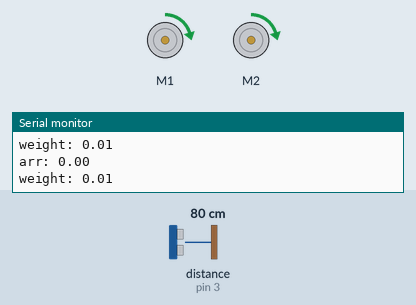
A sketch run on a simulated Arduino Uno, built with avr-gcc and run on an emulated ATmega328P. Parts: 2 × DC motor (green arrow = forward, orange = backward, longer = faster), the last lines printed to the serial monitor. Inputs (shaded band) come from the test bench; at power-on: distance to the obstacle (sensor on pin 3) 80 cm. Random numbers use the default seed unless the sketch sets one.

Above: at 4.8 s.
4.9 s: distance to the obstacle (sensor on pin 3) set to 74 cm
At 7.7 s:
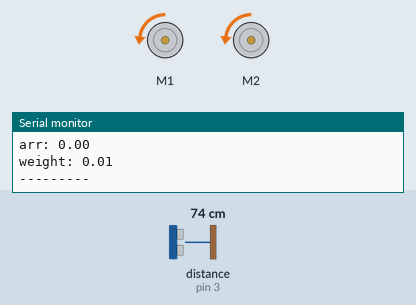
7.9 s: distance to the obstacle (sensor on pin 3) set to 250 cm
Timing chart, 0 to 23.1 s (numbered marks = the images above; inputs shaded):
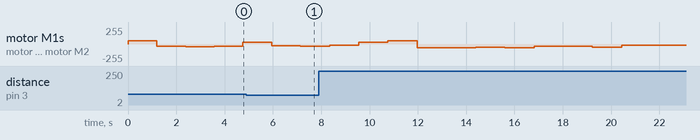

The sketch:

LearnWalk.ino
```cpp
#include <Arduino.h>
#include <Wire.h>
#include <SoftwareSerial.h>

#include <MeOrion.h>

MeBluetooth bluetooth(PORT_5);

double angle_rad = PI/180.0;
double angle_deg = 180.0/PI;
double ultrasonic_d;
double m1_speed;
double m2_speed;
double distance;
double speed;
MeUltrasonicSensor ultrasonic_3(3);
MeDCMotor motor_9(9);
MeDCMotor motor_10(10);

float learn_rate = 0.0001;

// Set some random weights
float weights[] = {0.01, 0.01};

int ARR_SIZE = 2;
int SPEED_LIMIT = 60;

float min_speed = -SPEED_LIMIT;


float Pred_Reward(float arr_x[]) {
  float total = 0.0;
  Serial.println();
  for(int i = 0; i < ARR_SIZE; i++) {
    total = total + (arr_x[i] * weights[i]);
    Serial.print("arr: ");
    Serial.print(arr_x[i]);
    Serial.println();
    Serial.print("weight: ");
    Serial.print(weights[i]);
    Serial.println();
  }
  Serial.println("---------");
  return total;
}

float Receive_Reward(float s) {
  float reward = 0.0;
  if(s>0.2 && s < 5) {
    reward = reward + 0.25;
  }
  else if(s>=5) {
    reward = reward + 1.0;
  }
  else if(s < 0.0) {
    reward = reward - 2.0;
  }
  else {
    reward = 0.0;
  }
  return reward;
}

void Update_Weights(float y_actual, float y_pred, float arr_x[])
{
  for(int i = 0; i < ARR_SIZE; i++) {
    float pDelta = (y_pred - y_actual) * arr_x[i];
    weights[i] = weights[i] - (learn_rate * pDelta);
  }
}

void setup(){
    Serial.begin(9600);

    bluetooth.begin(115200);    //The factory default baud rate is 115200
    m1_speed = random(-SPEED_LIMIT,(SPEED_LIMIT)+1);
    //m2_speed = random(-SPEED_LIMIT,(SPEED_LIMIT)+1);
    speed = 0;
}

void loop(){

    float arr_x[2] = {m1_speed, speed};

    float pred = Pred_Reward(arr_x);

//    Serial.println("Predicted Rewards:");
//    Serial.print(pred);
//    Serial.println();

    ultrasonic_d = ultrasonic_3.distanceCm();
    motor_9.run(m1_speed);
    motor_10.run(m1_speed);
    _delay(1);

    distance = (ultrasonic_d) - (ultrasonic_3.distanceCm());
    speed = (distance) / (1);

    Serial.print("Distance: ");
    Serial.print(distance, DEC);
    Serial.println();
    Serial.print("Speed is: ");
    Serial.print(speed, DEC);
    Serial.println();

    float a_reward;
    float y_reward;

    y_reward = pred;
    a_reward = Receive_Reward(speed);

    if(speed > 0 && pred > 0) {
      if(min_speed <= SPEED_LIMIT) {
        min_speed = min_speed + pred;
      }
    }

    m1_speed = random(min_speed, (SPEED_LIMIT)+1);
    if(m1_speed < 15 && m1_speed > 0) {
      m1_speed = 15;
    }
    if(m1_speed > -15 && m1_speed < 0) {
      m1_speed = -15;
    }
    //m2_speed = random((-SPEED_LIMIT+(weights[1]*100)), (SPEED_LIMIT)+1);

    Serial.println("-----------------------");
    Serial.print("MIN speed: ");
    Serial.print(min_speed);
    Serial.println();
    Serial.print("  Speed set: ");
    Serial.print(m1_speed);
    Serial.println();
    Serial.println(".....");
    Serial.print("Actual Reward: ");
    Serial.println(a_reward);
    Serial.print("Predicted Reward: ");
    Serial.print(y_reward);
    Serial.println(".....");

    Update_Weights(a_reward, y_reward, arr_x);

    _loop();
}

void _delay(float seconds){
    long endTime = millis() + seconds * 1000;
    while(millis() < endTime)_loop();
}

void _loop(){

}
```

Measured:
- the behaviour switches between 80 and 79 cm on distance to the obstacle (sensor on pin 3) (found by bisection; images 0 and 1)
